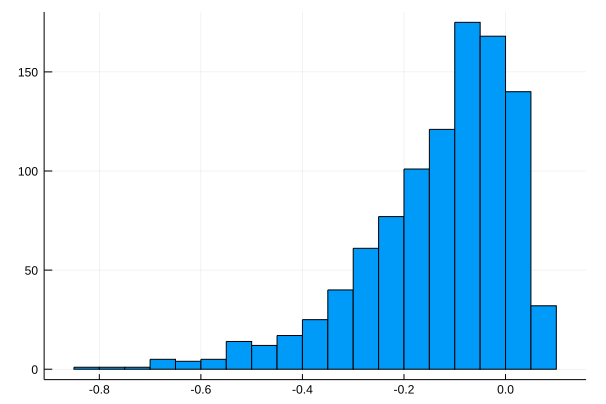

Generate this figure with Julia:
# this is a little Monte Carlo exercise that illustrates that
# the OLS estimator is biased when we have an autoregressive model
# with weak exogeneity
using Plots
function main()
reps = 1000 # number of Monte Carlo reps.
n = 20 # sample size
betas = zeros(reps)
truebetas = [0, 0.9]
for i = 1:reps
	x = zeros(n+1)
	x[1] = 0.0
	# generate AR(1) data
	for t = 2:n+1
		x[t] = truebetas[1] + truebetas[2]*x[t-1] + randn()
	end
	y = x[2:n+1]    # dependent variable
	x = x[1:n]      # explanatory variable is the lagged dep var.
	x = [ones(n,1) x]
	beta = y\x
	betas[i] = beta[2]
end
betas = betas .- truebetas[2]
histogram(betas, label="", show=true)
#savefig("Biased.png")
return
end
main()

